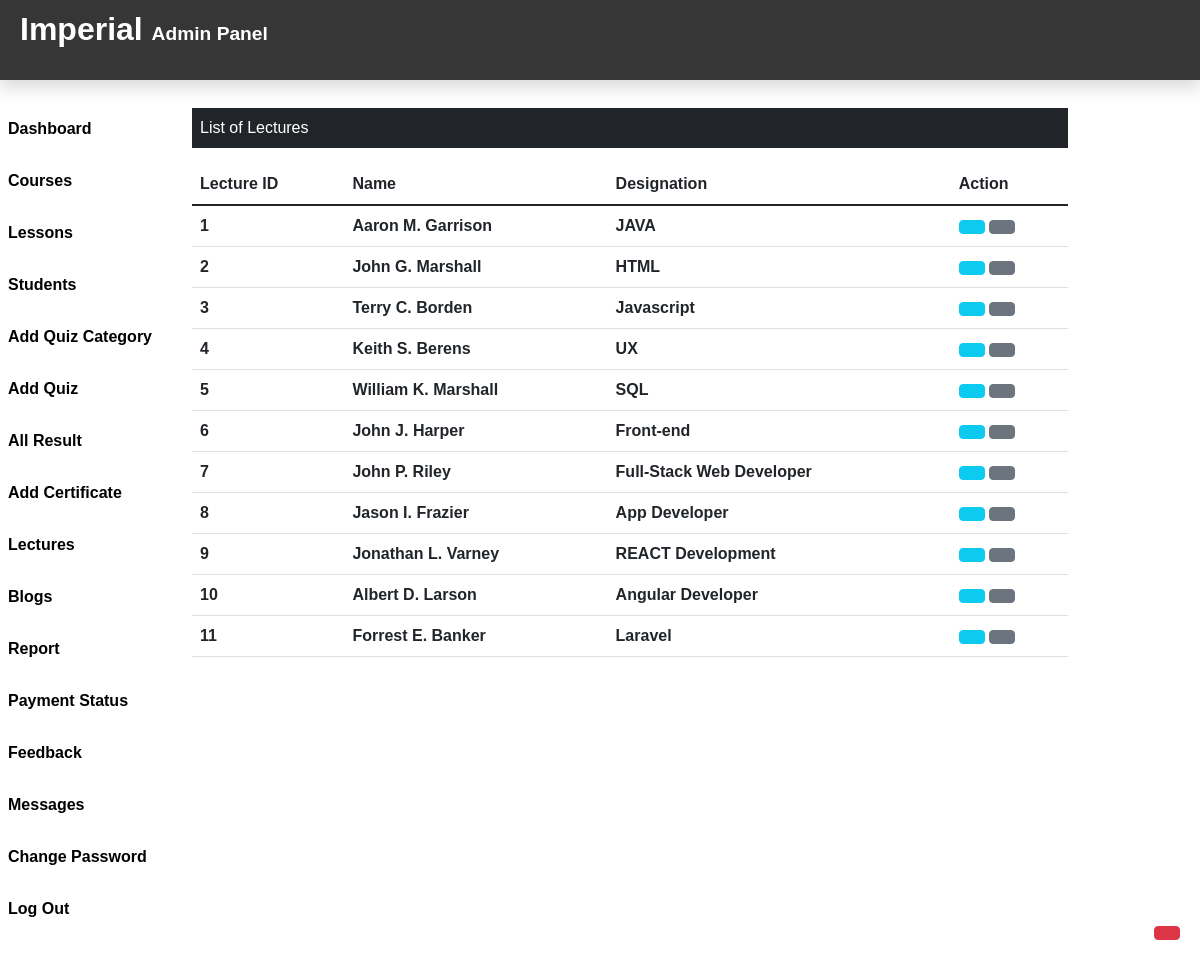
The page /Admin/Lectures.php (signed in) on the database its author committed.
### tables this page shows
CREATE TABLE `lectures` (
  `l_id` int(11) NOT NULL,
  `l_name` text NOT NULL,
  `l_design` text NOT NULL,
  `l_img` text NOT NULL
);

### Admin/Lectures.php (the view, shortened to what this page needs)
<?php
include_once("Header.php");
include_once("../DB_Files/db.php");
?>
<div class="col-sm-9 mt-5">
    <p class="bg-dark text-white p-2">List of Lectures</p>
    <?php
    $sql = "SELECT * FROM lectures";
    $result = $conn->query($sql);
    if ($result->num_rows > 0) {
    ?>
    <table class="table">
        <thead>
            <tr>
                <th class="text-dark fw-bolder" scope="col">Lecture ID</th>
                <th class="text-dark fw-bolder" scope="col">Name</th>
                <th class="text-dark fw-bolder" scope="col">Designation</th>
                <th class="text-dark fw-bolder" scope="col">Action</th>
            </tr>
        </thead>
        <tbody>
        <?php  while($row=$result->fetch_assoc()){
            echo '<tr>';
                echo '<th class="text-dark fw-bolder" scope="row">'.$row['l_id'].'</th>';
                echo '<td class="text-dark fw-bolder">'.$row['l_name'].'</td>';
                echo '<td class="text-dark fw-bolder">'.$row['l_design'].'</td>';
                echo '<td>';
                echo '
                <form action="editLectures.php" method="POST" class="d-inline">
                <input type="hidden" name="id" value='.$row["l_id"].'>
                <button type="submit" class="btn btn-info mr-3" name="view" value="View"><i class="uil uil-pen"></i></button>
                </form>
                <form action="" method="POST" class="d-inline">
                <input type="hidden" name="id" value='.$row["l_id"].'>
                    <button type="submit" class="btn btn-secondary" name="delete" value="Delete">
                        <i class="uil uil-trash-alt"></i>
                    </button>
                    </form>
                </td>
            </tr>';
            } ?>
        </tbody>
    </table>
    <?php }else{ echo "<p class='text-dark p-2 fw-bolder'>Lecture Not Found. </p>";}
    ?>
</div>
</div>
<div>
    <a href="addLectures.php" class="btn btn-danger box">
    </a>
</div>
</div>

### Admin/CSS/Header.css (style rules this page uses)
body { font-family: Arial, Helvetica, sans-serif; background: #ffffff; color: rgb(0, 0, 0); }
.box { position: fixed; bottom: 10px; right: 20px; margin-bottom: 30px; }
table, th, td { color: rgb(255, 255, 255); }

### rows shown on the page
lectures: l_id "1", l_name "Aaron M. Garrison", l_design "JAVA"
lectures: l_id "2", l_name "John G. Marshall", l_design "HTML"
lectures: l_id "3", l_name "Terry C. Borden", l_design "Javascript"
lectures: l_id "4", l_name "Keith S. Berens", l_design "UX"
lectures: l_id "5", l_name "William K. Marshall", l_design "SQL"
lectures: l_id "6", l_name "John J. Harper", l_design "Front-end"
lectures: l_id "7", l_name "John P. Riley", l_design "Full-Stack Web Developer"
lectures: l_id "8", l_name "Jason I. Frazier", l_design "App Developer"
lectures: l_id "9", l_name "Jonathan L. Varney", l_design "REACT Development"
lectures: l_id "10", l_name "Albert D. Larson", l_design "Angular Developer"
lectures: l_id "11", l_name "Forrest E. Banker", l_design "Laravel"
